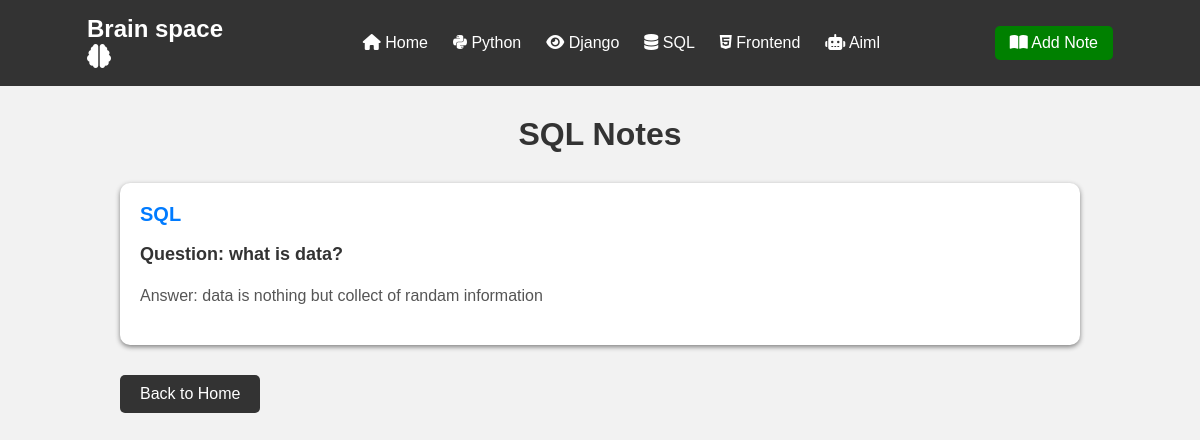
/sql/, run on the app's committed database.
### question/models.py (models this page shows, shortened)
class Question(models.Model):
    category = models.CharField(max_length=100)
    question = models.CharField(max_length=255)
    answer = models.TextField()

### question/views.py (the view)
# urls.py: path('sql/', views.sql, name='sql'),
def sql(request):
    sql_notes = Question.objects.filter(category='SQL')
    return render(request, 'sql.html', {'notes': sql_notes})

### templates/sql.html (shortened to what this page needs)
<!DOCTYPE html>
<html lang="en">
<head>
</head>
<body>
    {% include 'navbar.html' %}
    <div class="container">
        <h1>SQL Notes</h1>
        {% for note in notes %}
        <div class="note">
            <div class="category">
                {{ note.category }}
            </div>
            <p class="question">
                Question: {{ note.question }}
            </p>
            <p class="answer">
                Answer: {{ note.answer }}
            </p>
        </div>
        {% empty %}
        <p class="no-notes">
            No SQL notes available.
        </p>
        {% endfor %}
        <a href="{% url 'home' %}" class="back-btn">
            Back to Home
        </a>
    </div>
</body>
</html>

### templates/sql.html (style rules this page uses)
body { font-family: Arial, sans-serif; background-color: #f2f2f2; margin: 0; padding: 0; }
.container { width: 80%; margin: 30px auto; }
h1 { text-align: center; color: #333; margin-bottom: 30px; }
.note { background-color: white; padding: 20px; margin-bottom: 20px; border-radius: 10px; box-shadow: 0 2px 5px gray; }
.category { color: #007bff; font-size: 20px; font-weight: bold; margin-bottom: 10px; }
.question { font-size: 18px; font-weight: bold; color: #333; }
.answer { font-size: 16px; color: #555; line-height: 1.6; }
.back-btn { display: inline-block; background-color: #333; color: white; padding: 10px 20px; text-decoration: none; border-radius: 5px; margin-top: 10px; }

### data on the page
Question: category "SQL", question "what is data?", answer "data is nothing but collect of randam information"
